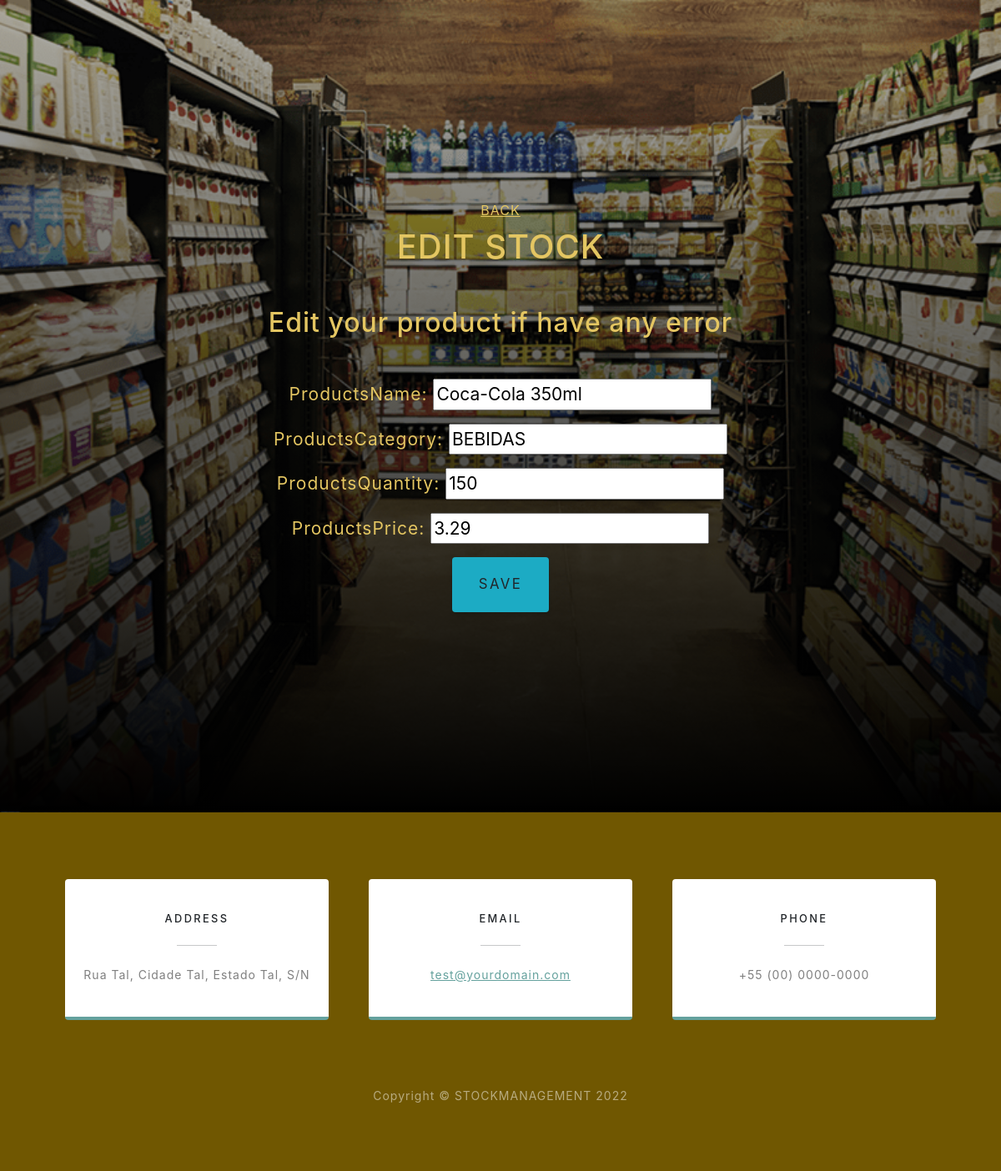
The app's page /update-stock/4/ (signed in) with its own data.
### stockManagement/models.py (models this page shows, shortened)
class AddStock(models.Model):
    productsName = models.CharField(max_length=100, blank=False)
    productsCategory = models.CharField(max_length=20, blank=False)
    productsQuantity = models.IntegerField(blank=False)
    productsPrice = models.FloatField(blank=False)

### stockManagement/views.py (the view)
# urls.py: path("update-stock/<int:id>/", viewUpdate, name = "update"),
@login_required(login_url='/login-user')
def viewUpdate(request, id):
    ChangedStock = get_object_or_404(AddStock, pk=id)
    formulario = AddStockRegister (request.POST or None, instance=ChangedStock)
    if formulario.is_valid():
        formulario.save()
        return redirect('home')
    return render(request, "update.html", {'formulario': formulario})

### stockManagement/forms.py
class AddStockRegister(ModelForm):
    class Meta:
        model = AddStock
        fields = ['productsName', 'productsCategory', 'productsQuantity', 'productsPrice']

### templates/update.html (shortened to what this page needs)
{% extends 'base.html' %}
{% block body %}
   <header class="masthead_test">
    <div class="container px-4 px-lg-5 d-flex h-100 align-items-center justify-content-center">
        <div class="d-flex justify-content-center">
            <div class="text-center">
                <a class="mx-auto my-0 text-uppercase text-amarelo mx-auto mt-2 mb-5 style=" href="{% url 'home' %}">Back</a>
                <h1 class="mx-auto my-0 text-uppercase text-amarelo mx-auto mt-2 mb-5 style=">Edit Stock</h1>
                <h2 class="text-amarelo mx-auto mt-2 mb-5">Edit your product if have any error</h2>
                <form class="cor-do-form" enctype="multipart/form-data" method="POST">
                    {{formulario.as_p}}
                    <button class="btn bg-info"type="submit">Save</button>
                </form>
            </div>
        </div>
    </div>
</header>
<section class=" contact-section bg-amarelo">
    <div class="container px-4 px-lg-5">
        <div class="row gx-4 gx-lg-5">
            <div class="col-md-4 mb-3 mb-md-0">
                <div class="card py-4 h-100">
                    <div class="card-body text-center">
                        <h4 class="text-uppercase m-0">Address</h4>
                        <hr class="my-4 mx-auto"/>
                        <div class="small text-black-50">Rua Tal, Cidade Tal, Estado Tal, S/N</div>
                    </div>
                </div>
            </div>
            <div class="col-md-4 mb-3 mb-md-0">
                <div class="card py-4 h-100">
                    <div class="card-body text-center">
                        <h4 class="text-uppercase m-0">Email</h4>
                        <hr class="my-4 mx-auto" />
                        <div class="small text-black-50"><a href="#!">test@yourdomain.com</a></div>
                    </div>
                </div>
            </div>
            <div class="col-md-4 mb-3 mb-md-0">
                <div class="card py-4 h-100">
                    <div class="card-body text-center">
                        <h4 class="text-uppercase m-0">Phone</h4>
                        <hr class="my-4 mx-auto" />
                        <div class="small text-black-50">+55 (00) 0000-0000</div>
                    </div>
                </div>
            </div>
        </div>
    </div>
</section>
<footer class="footer bg-amarelo small text-center text-white-50"><div class="container px-4 px-lg-5">Copyright &copy; STOCKMANAGEMENT 2022</div></footer>
{% endblock body %}

### records on screen
AddStock: productsName "Coca-Cola 350ml", productsCategory "BEBIDAS", productsQuantity "150", productsPrice "3.29"
